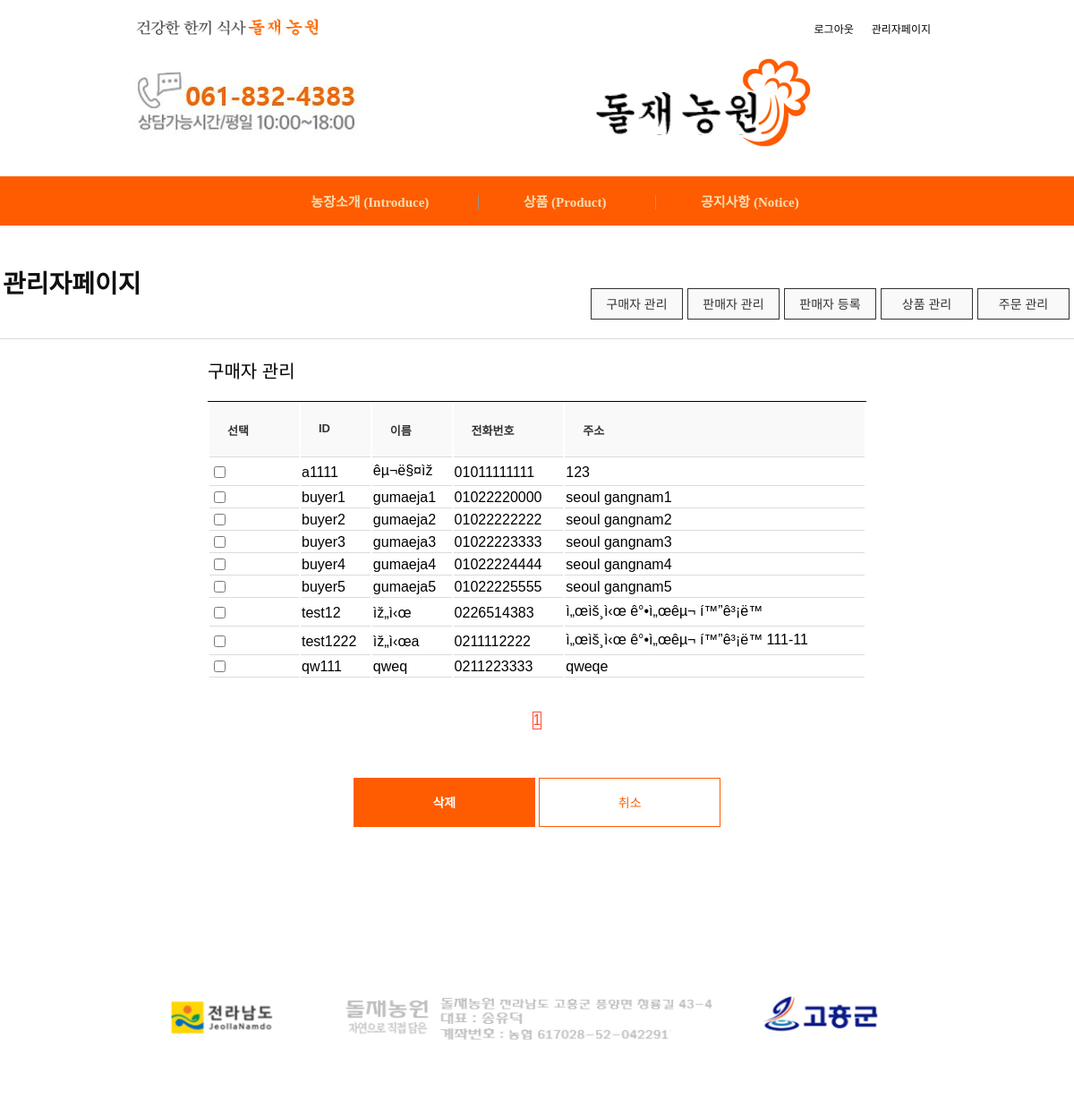
Screenshot of /admin_buyer.php (signed in) with the database file from the repository.
### tables this page shows
CREATE TABLE `buyer` (
  `b_id` varchar(20) DEFAULT NULL,
  `name` varchar(20) DEFAULT NULL,
  `phone` varchar(20) DEFAULT NULL,
  `address` varchar(100) DEFAULT NULL
);

CREATE TABLE `member` (
  `id` varchar(20) NOT NULL,
  `password` varchar(40) DEFAULT NULL,
  `mtype` varchar(10) DEFAULT NULL
);

### admin_buyer.php (the view, shortened to what this page needs)
<?php
require_once("dbdata.php");
$conn = new mysqli($servername, $username, $password_db, $dbname);
if (isset($_SESSION['user_data']))
{
	$user_id = $_SESSION['user_data'];
	$user_id = mysqli_real_escape_string($conn, trim($user_id));
	$sql = 'SELECT * FROM member WHERE id="'.$user_id.'"';
	$result = $conn->query($sql);
	$row = $result->fetch_assoc();
	$type = $row['mtype'];
}
else
{
	$login = false;
	echo '<script>alert("잘못된 접근입니다.");location.href="index.php";</script>';
	exit;
}
if ($type == 'admin')
{
	if (isset($_GET['page']))
	{
		$page = $_GET['page'];
	}
	else
	{
		$page = 1;
	}
	$sql = "SELECT count(*) as cnt FROM buyer ORDER BY name";
	$result = $conn->query($sql);
	$row = $result->fetch_assoc();
	$allPost = $row['cnt'];
	$onePage = 15;
	$allPage = ceil($allPost / $onePage);
	$oneSection = 10;
	$currentSection = ceil($page / $oneSection);
	$allSection = ceil($allPage / $oneSection);
	$firstPage = ($currentSection * $oneSection) - ($oneSection - 1);
	if ($currentSection == $allSection)
	{
		$lastPage = $allPage;
	}
	else
	{
		$lastPage = $currentSection * $oneSection;
	}
	$paging = '<ul class="pagination">';
	for ($i = $firstPage; $i <= $lastPage; $i++)
	{
		if ($i == $page)
		{
			$paging .= '<li class="active">' . $i . '</li>';
		}
		else
		{
			$paging .= '<li class="active"><a href="admin_buyer.php?page=' . $i . '">' . $i . '</a></li>';
		}
	}
	$paging .= '</ul>';
	$currentLimit = ($onePage * $page) - $onePage;
	$sqlLimit = ' limit ' . $currentLimit . ', ' . $onePage;
	$sql = "SELECT * FROM buyer ORDER BY name".$sqlLimit;
	$result = $conn->query($sql);
}
else
{
  echo '<script>alert("권한이 없습니다.");location.href="index.php";</script>';
	exit;
}
?>
<!DOCTYPE html>
<html>
<head>
  <link type="text/css" rel="stylesheet" href="./main.css">
  <link type="text/css" rel="stylesheet" href="./media.css">
	<link type="text/css" rel="stylesheet" href="./notice.css">
  <link type="text/css" rel="stylesheet" href="./join.css">
  <link type="text/css" rel="stylesheet" href="./mp_update.css">
</head>
<body>
	<div id="frame">
		<div id="top_menu">
			<span class="slogan">
				<img src="./img_main/slogan.png">
			</span>
			<ul>
				<li><a href="./logout.php">로그아웃</a></li>
				<li><a href="./admin.php">관리자페이지</a></li>
			</ul>
		</div>
		<div id="header">
			<div class="ad-left">
			  <img src="./img_main/cstime1.jpg">
	    </div>
			<h1>
				<a href="./index.php"><img src="./img_main/main.png" alt="메인사진"></a>
			</h1>
		</div>
		<div id="menu1">
			<ul>
				<li><a href="./index.php">농장소개 (Introduce)</a></li>
				<li><a href="./product_list.php">상품 (Product)</a></li>
				<li><a href="./notice.php">공지사항 (Notice)</a></li>
			</ul>
		</div>
    <form id="joinForm" name="joinForm" action="admin_buyer_delete.php" method="get" enctype="multipart/form-data" >
      <div id="join">
        <div class="top">
          <h2>관리자페이지</h2>
					<button type="button" class="mp-menu"><a href="admin_order.php">주문 관리</a></button>
          <button type="button" class="mp-menu"><a href="admin_product.php">상품 관리</a></button>
          <button type="button" class="mp-menu"><a href="admin_seller_join.php">판매자 등록</a></button>
          <button type="button" class="mp-menu"><a href="admin_seller.php">판매자 관리</a></button>
					<button type="button" class="mp-menu"><a href="admin_buyer.php">구매자 관리</a></button>
        </div>
        <div id="join-form">
    			<div id="tit">
    				<h3>구매자 관리</h3>
    			</div>
    			<div id="form_inner">
    				<div>
    					<table border="0" summary="">
    						<colgroup>
    							<col style="width:100px;"/>
    							<col style="width:auto;"/>
    						</colgroup>
    						<tbody>
    							<tr>
                    <th scope="row">선택</th>
                    <th scope="row">ID</th>
                    <th scope="row">이름</th>
                    <th scope="row">전화번호</th>
                    <th scope="row">주소</th>
    							</tr>
                  <?php
            			$i = 1;
            			while ($row = $result->fetch_assoc())
            			{
            				$id = $row['b_id'];
            				$name = $row['name'];
            				$phone = $row['phone'];
            				$address = $row['address'];
            			?>
            			<tr>
            				<td><input type="checkbox" name="bid<?php echo $i; ?>" value="<?php echo $id; ?>"></td>
            				<td><?php echo $id; ?></td>
										<td><?php echo $name; ?></td>
										<td><?php echo $phone; ?></td>
										<td><?php echo $address; ?></td>
            			</tr>
            			<?php
            				$i = $i + 1;
            			}
            			?>
    						</tbody>
    					</table>
							<div class="paging">
								<?php echo $paging ?>
							</div>
    				</div>
    				<br/>
    				<div class="btn">
    					<input type="submit" class="gaip" value="삭제">
    					<button type="button" class="cancel"><a href="./index.php">취소</a></button>
    				</div>
    			</div>
        </div>
      </div>
    </form>
  </div>
	<div id="footer">
		<img src="./img_main/footer.png" alt="">
	</div>
</body>
</html>

### main.css (style rules this page uses)
#frame { width: 100%; }
#top_menu { max-width: 100%; height: 35px; padding: 0px 150px; text-align: right; }
#top_menu .slogan { float:left; width: 10%;padding-top: 20px;height: 35px; }
#top_menu ul { float: right; list-style: none; }
#top_menu ul li { float:left; min-height:15px; padding:7px 10px 0; font-size:12px; }
#top_menu ul li a:link { color: black; text-decoration: none; }
#header { max-width: 100%; }
#header h1 { text-align: center;width:400px; max-width: 100%; }
#header .ad-left, #header .ad, #header h1 { display:table-cell; height:125px; vertical-align:middle; padding-right: 200px; }
#header .ad-left { padding-left:150px; padding-right: 180px; text-align:left; }
#menu1 { width:100%; height: 55px; background: #ff5c01;text-align: center; }
#menu1 ul { padding-top:17px; }
#menu1 ul li { display:inline; border-left:1px solid #999; font:bold 15px italic; padding:0 50px; }
#menu1 ul li:first-child { border-left:none; }
#menu1 ul li a:link { color: wheat; text-decoration: none; }
#footer img { margin-top: 20px; width: 100%; height:200px; }

### notice.css (style rules this page uses)
.pagination { padding: 20px 0 0; text-align: center; list-style: none; }
.pagination li { display: inline-block; border: 1px solid #fff; margin: 0px 2px; }
.pagination .active { border: 1px solid #ff4c2e; color: #ff4c2e; }

### join.css (style rules this page uses)
body { margin: 0; padding: 0; font-family: Malgun Gothic,"맑은 고딕",AppleGothic,Dotum,"돋움",sans-serif; font-size: 1em; }
a:link { text-decoration: none; }
a img { border: 0; }
#join { max-width:100%; width: 1200px; min-height: 100%; margin: 0 auto; }
#join .top { overflow: hidden; padding: 20px 0; border-bottom: 1px solid #dbdbdb; }
#join .top h2 { float:left;font-weight:bold; padding: 0 0 0 3px; color: #111; font-size: 28px; }
#join #join-form { width: 736px; margin: 0 auto; max-width:100%; }
#tit { overflow: hidden; border-bottom: 1px solid black; }
#tit h3 { float: left; color: #000; font-size: 20px; font-weight: normal; }
#form_inner table { width: 100%; }
#form_inner tr { display: table-row; vertical-align: inherit; border-color: inherit; }
#form_inner th { padding: 20px; color: #333; font-size: 13px; vertical-align: top;background: #f9f9f9;border-bottom: 1px solid #dbdbdb; text-align: left; }
#form_inner td { border-bottom: 1px solid #dbdbdb; }
#form_inner .btn { padding-top: 20px;padding-bottom: 100px; text-align: center; }
#form_inner .btn .gaip { width: 203px; height: 55px; line-height: 53px; font-size: 14px; background: #ff5c01; border: 1px solid #ff5c01; color: #fff; font-weight: bold; }
#form_inner .btn .cancel { width: 203px; height: 55px; line-height: 53px; background: white; font-size: 14px; border: 1px solid #ff5c01; color: #ff5c01; }
#form_inner .btn a:link { color: #ff5c01; text-decoration: none; }

### mp_update.css (style rules this page uses)
.top .mp-menu { margin-top: 50px; margin-right: 5px; float: right; width: 103px; height: 35px; line-height: 33px; background: white; font-size: 14px; border: 1px solid #333; color: #333; background: #f9f9f9; }
.top .mp-menu a:link { color: #333; text-decoration: none; }

### rows the page displays
buyer: b_id "a1111", name "êµ¬ë§¤ìž", phone "01011111111", address "123"
buyer: b_id "buyer1", name "gumaeja1", phone "01022220000", address "seoul gangnam1"
buyer: b_id "buyer2", name "gumaeja2", phone "01022222222", address "seoul gangnam2"
buyer: b_id "buyer3", name "gumaeja3", phone "01022223333", address "seoul gangnam3"
buyer: b_id "buyer4", name "gumaeja4", phone "01022224444", address "seoul gangnam4"
buyer: b_id "buyer5", name "gumaeja5", phone "01022225555", address "seoul gangnam5"
buyer: b_id "test12", name "ìž„ì‹œ", phone "0226514383", address "ì„œìš¸ì‹œ ê°•ì„œêµ¬ í™”ê³¡ë™"
buyer: b_id "test1222", name "ìž„ì‹œa", phone "0211112222", address "ì„œìš¸ì‹œ ê°•ì„œêµ¬ í™”ê³¡ë™ 111-11"
buyer: b_id "qw111", name "qweq", phone "0211223333", address "qweqe"
